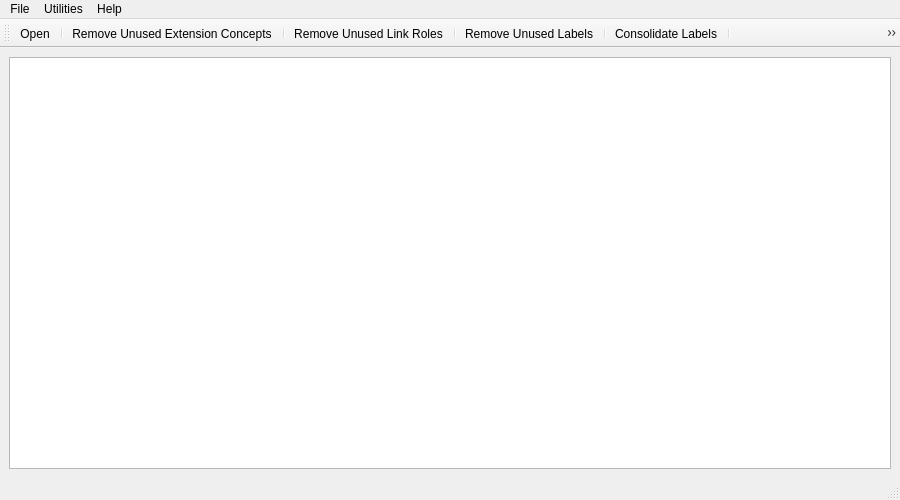
<?xml version="1.0" encoding="UTF-8"?>
<ui version="4.0">
 <class>MainWindow</class>
 <widget class="QMainWindow" name="MainWindow">
  <property name="geometry">
   <rect>
    <x>0</x>
    <y>0</y>
    <width>900</width>
    <height>500</height>
   </rect>
  </property>
  <property name="minimumSize">
   <size>
    <width>600</width>
    <height>350</height>
   </size>
  </property>
  <property name="windowTitle">
   <string>thinX</string>
  </property>
  <property name="windowIcon">
   <iconset resource="icons.qrc">
    <normaloff>:/Glyphicons/icons/glyphicons_001_leaf.png</normaloff>:/Glyphicons/icons/glyphicons_001_leaf.png</iconset>
  </property>
  <widget class="QWidget" name="centralwidget">
   <layout class="QHBoxLayout" name="horizontalLayout">
    <item>
     <widget class="QTextEdit" name="textLog">
      <property name="enabled">
       <bool>true</bool>
      </property>
      <property name="autoFillBackground">
       <bool>false</bool>
      </property>
      <property name="readOnly">
       <bool>true</bool>
      </property>
     </widget>
    </item>
   </layout>
  </widget>
  <widget class="QMenuBar" name="menubar">
   <property name="geometry">
    <rect>
     <x>0</x>
     <y>0</y>
     <width>900</width>
     <height>21</height>
    </rect>
   </property>
   <widget class="QMenu" name="menuFile">
    <property name="title">
     <string>File</string>
    </property>
    <addaction name="actionOpen"/>
    <addaction name="separator"/>
    <addaction name="actionExit"/>
   </widget>
   <widget class="QMenu" name="menuUtilities">
    <property name="title">
     <string>Utilities</string>
    </property>
    <addaction name="actionConcepts"/>
    <addaction name="actionLinkRoles"/>
    <addaction name="actionLabels"/>
    <addaction name="actionConsolidateLabels"/>
    <addaction name="actionCalculations"/>
    <addaction name="actionTwoDayContexts"/>
    <addaction name="actionContexts"/>
    <addaction name="actionUnits"/>
    <addaction name="actionMerrillBridgeSort"/>
    <addaction name="actionMerrillBridgePrep"/>
   </widget>
   <widget class="QMenu" name="menuHelp">
    <property name="title">
     <string>Help</string>
    </property>
    <addaction name="actionAbout"/>
   </widget>
   <addaction name="menuFile"/>
   <addaction name="menuUtilities"/>
   <addaction name="menuHelp"/>
  </widget>
  <widget class="QStatusBar" name="statusbar"/>
  <widget class="QToolBar" name="toolBar">
   <property name="windowTitle">
    <string>toolBar</string>
   </property>
   <attribute name="toolBarArea">
    <enum>TopToolBarArea</enum>
   </attribute>
   <attribute name="toolBarBreak">
    <bool>false</bool>
   </attribute>
   <addaction name="actionOpen"/>
   <addaction name="separator"/>
   <addaction name="actionConcepts"/>
   <addaction name="separator"/>
   <addaction name="actionLinkRoles"/>
   <addaction name="separator"/>
   <addaction name="actionLabels"/>
   <addaction name="separator"/>
   <addaction name="actionConsolidateLabels"/>
   <addaction name="separator"/>
   <addaction name="actionCalculations"/>
   <addaction name="separator"/>
   <addaction name="actionTwoDayContexts"/>
   <addaction name="separator"/>
   <addaction name="actionContexts"/>
   <addaction name="separator"/>
   <addaction name="actionUnits"/>
   <addaction name="separator"/>
   <addaction name="actionMerrillBridgeSort"/>
   <addaction name="separator"/>
   <addaction name="actionMerrillBridgePrep"/>
   <addaction name="separator"/>
  </widget>
  <action name="actionOpen">
   <property name="icon">
    <iconset resource="icons.qrc">
     <normaloff>:/Glyphicons/icons/glyphicons_144_folder_open.png</normaloff>:/Glyphicons/icons/glyphicons_144_folder_open.png</iconset>
   </property>
   <property name="text">
    <string>Open</string>
   </property>
   <property name="toolTip">
    <string>Open Instance Document</string>
   </property>
  </action>
  <action name="actionExit">
   <property name="icon">
    <iconset resource="icons.qrc">
     <normaloff>:/Glyphicons/icons/glyphicons_063_power.png</normaloff>:/Glyphicons/icons/glyphicons_063_power.png</iconset>
   </property>
   <property name="text">
    <string>Exit</string>
   </property>
  </action>
  <action name="actionUnits">
   <property name="icon">
    <iconset resource="icons.qrc">
     <normaloff>:/Glyphicons/icons/glyphicons_023_magnet.png</normaloff>:/Glyphicons/icons/glyphicons_023_magnet.png</iconset>
   </property>
   <property name="text">
    <string>Comply with UTR</string>
   </property>
  </action>
  <action name="actionContexts">
   <property name="icon">
    <iconset resource="icons.qrc">
     <normaloff>:/Glyphicons/icons/glyphicons_413_posterous_spaces.png</normaloff>:/Glyphicons/icons/glyphicons_413_posterous_spaces.png</iconset>
   </property>
   <property name="text">
    <string>Remove Unused Contexts</string>
   </property>
  </action>
  <action name="actionAbout">
   <property name="icon">
    <iconset resource="icons.qrc">
     <normaloff>:/Glyphicons/icons/glyphicons_064_lightbulb.png</normaloff>:/Glyphicons/icons/glyphicons_064_lightbulb.png</iconset>
   </property>
   <property name="text">
    <string>About</string>
   </property>
  </action>
  <action name="actionCalculations">
   <property name="icon">
    <iconset resource="icons.qrc">
     <normaloff>:/Glyphicons/icons/glyphicons_041_charts.png</normaloff>:/Glyphicons/icons/glyphicons_041_charts.png</iconset>
   </property>
   <property name="text">
    <string>Report Duplicate Calculations</string>
   </property>
   <property name="toolTip">
    <string>Report Duplicate Calculations</string>
   </property>
  </action>
  <action name="actionLabels">
   <property name="icon">
    <iconset resource="icons.qrc">
     <normaloff>:/Glyphicons/icons/glyphicons_115_text_smaller.png</normaloff>:/Glyphicons/icons/glyphicons_115_text_smaller.png</iconset>
   </property>
   <property name="text">
    <string>Remove Unused Labels</string>
   </property>
   <property name="toolTip">
    <string>Remove Unused Labels</string>
   </property>
  </action>
  <action name="actionConcepts">
   <property name="icon">
    <iconset resource="icons.qrc">
     <normaloff>:/Glyphicons/icons/glyphicons_196_circle_exclamation_mark.png</normaloff>:/Glyphicons/icons/glyphicons_196_circle_exclamation_mark.png</iconset>
   </property>
   <property name="text">
    <string>Remove Unused Extension Concepts</string>
   </property>
   <property name="toolTip">
    <string>Remove Unused Extension Concepts</string>
   </property>
  </action>
  <action name="actionConsolidateLabels">
   <property name="icon">
    <iconset resource="icons.qrc">
     <normaloff>:/Glyphicons/icons/glyphicons_100_font.png</normaloff>:/Glyphicons/icons/glyphicons_100_font.png</iconset>
   </property>
   <property name="text">
    <string>Consolidate Labels</string>
   </property>
  </action>
  <action name="actionMerrillBridgePrep">
   <property name="icon">
    <iconset resource="icons.qrc">
     <normaloff>:/Glyphicons/icons/glyphicons_026_road.png</normaloff>:/Glyphicons/icons/glyphicons_026_road.png</iconset>
   </property>
   <property name="text">
    <string>Merrill Bridge Prep</string>
   </property>
  </action>
  <action name="actionMerrillBridgeSort">
   <property name="icon">
    <iconset resource="icons.qrc">
     <normaloff>:/Glyphicons/icons/glyphicons_080_retweet.png</normaloff>:/Glyphicons/icons/glyphicons_080_retweet.png</iconset>
   </property>
   <property name="text">
    <string>Merrill Bridge Sort</string>
   </property>
   <property name="toolTip">
    <string>Merrill Bridge Sort</string>
   </property>
  </action>
  <action name="actionLinkRoles">
   <property name="icon">
    <iconset resource="icons.qrc">
     <normaloff>:/Glyphicons/icons/glyphicons_157_show_thumbnails_with_lines.png</normaloff>:/Glyphicons/icons/glyphicons_157_show_thumbnails_with_lines.png</iconset>
   </property>
   <property name="text">
    <string>Remove Unused Link Roles</string>
   </property>
   <property name="toolTip">
    <string>Remove Unused Link Roles</string>
   </property>
  </action>
  <action name="actionTwoDayContexts">
   <property name="icon">
    <iconset resource="icons.qrc">
     <normaloff>:/Glyphicons/icons/glyphicons_214_resize_small.png</normaloff>:/Glyphicons/icons/glyphicons_214_resize_small.png</iconset>
   </property>
   <property name="text">
    <string>Report Two Day Contexts</string>
   </property>
   <property name="toolTip">
    <string>Report Two Day Contexts</string>
   </property>
  </action>
 </widget>
 <resources>
  <include location="icons.qrc"/>
 </resources>
 <connections/>
</ui>
